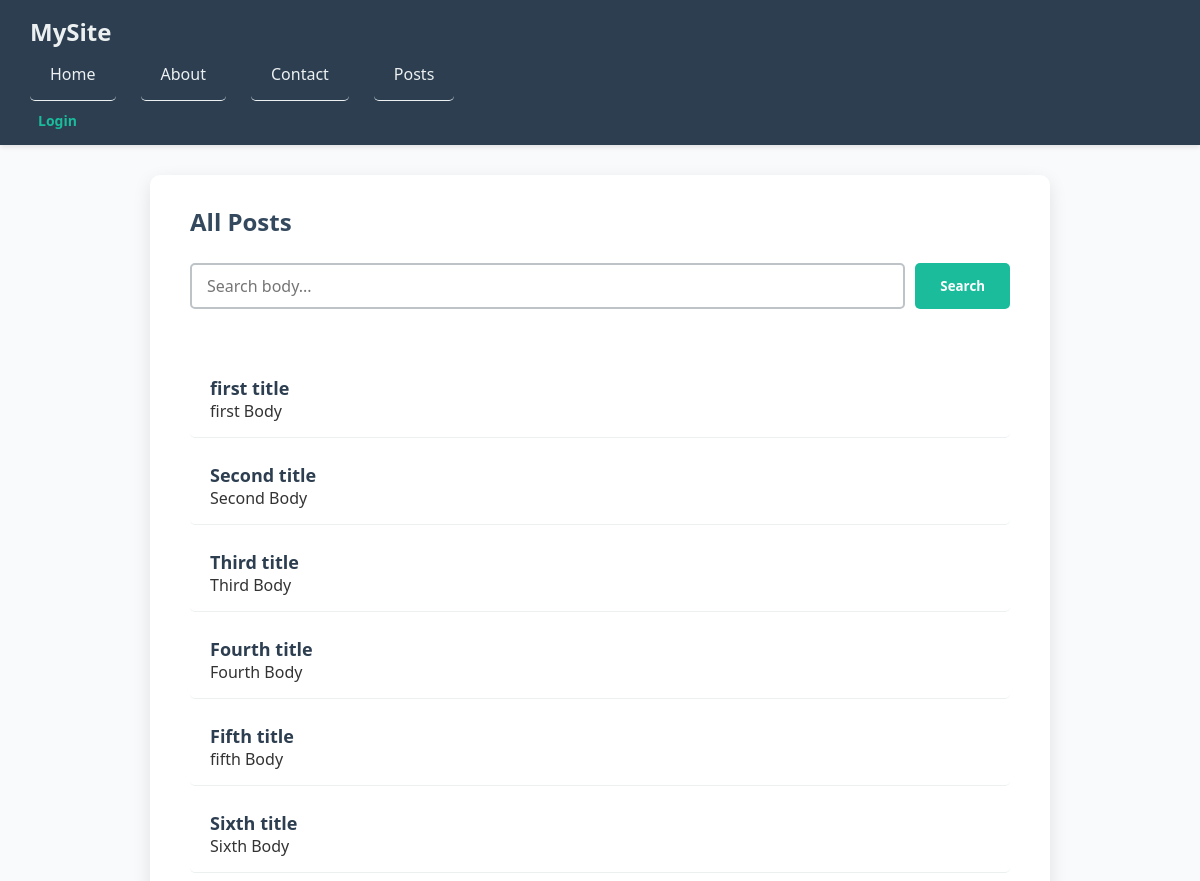
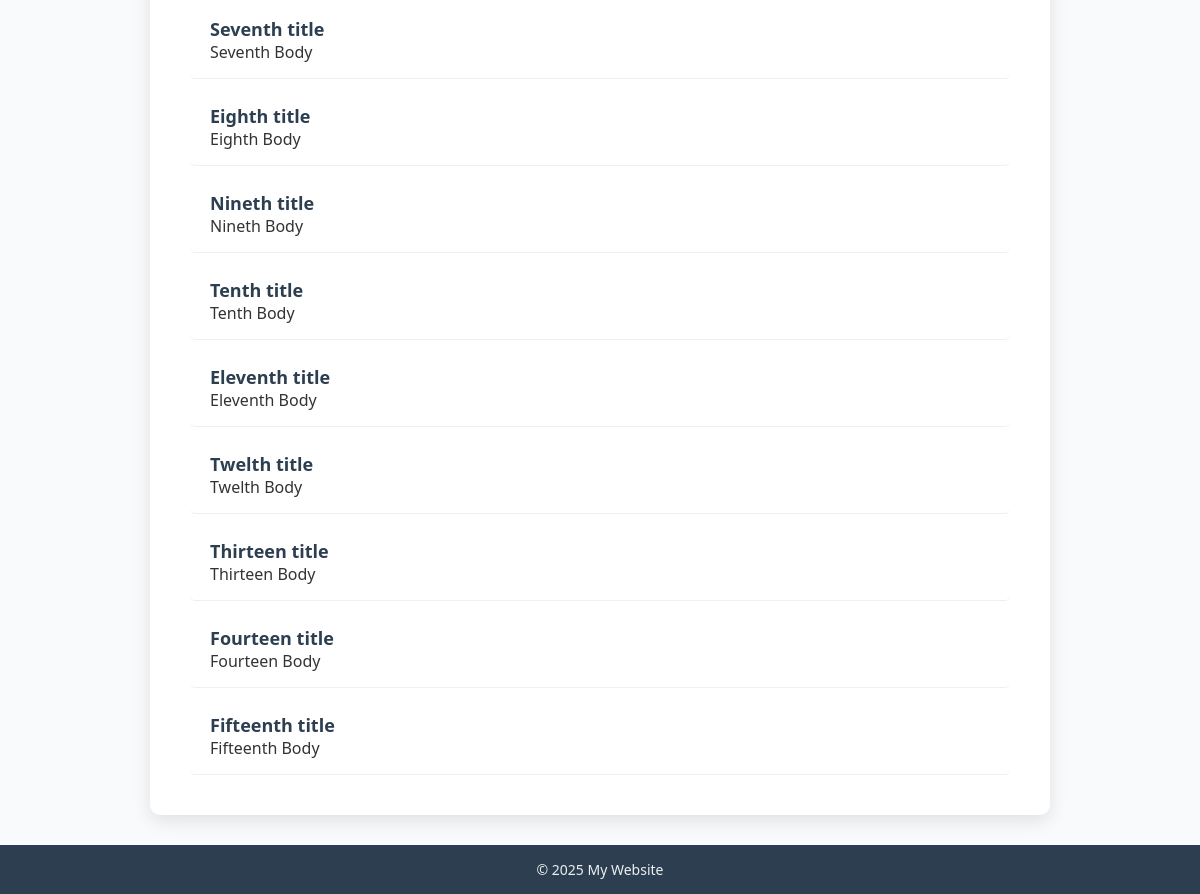
Page /post/ on the committed database (2 pictures, top to bottom).
### post/models.py (models this page shows, shortened)
class Post(models.Model):
    title = models.CharField(max_length=120, null=False, blank=False)
    body = models.TextField(null=False, blank=False)
    author = models.ForeignKey(User, null=False, blank=False, on_delete=models.DO_NOTHING)
    pass

### post/views.py (the view)
# urls.py: path('post/', list_post, name="list-post"),
def list_post(request):
    posts = Post.objects.all()
    return render(
        request,
        'post/list.html',
        context={
            "posts": posts,
        }
    )

### post/templates/post/list.html (shortened to what this page needs)
{% extends "post/base.html" %}
{% block content %}
<h2>All Posts</h2>
<form method="get">
  <input type="text" name="search" placeholder="Search body..." value="{{ request.GET.search }}">
  <button type="submit">Search</button>
</form>
<br>
{% if posts %}
  <ul>
    {% for post in posts %}
      <li>
        <strong>{{ post.title }}</strong><br>
        {{ post.body|truncatewords:20 }}
      </li>
    {% endfor %}
  </ul>
{% else %}
  <p>No posts found.</p>
{% endif %}
{% endblock %}

### authentication/static/css/style.css (style rules this page uses)
* { box-sizing: border-box; margin: 0; padding: 0; font-family: 'Segoe UI', Tahoma, Geneva, Verdana, sans-serif; }
body { background: #f9fafb; color: #333; min-height: 100vh; display: flex; flex-direction: column; }
h2 { margin-bottom: 25px; color: #34495e; font-weight: 700; }
form { display: flex; gap: 10px; margin-bottom: 30px; }
form input[type="text"] { flex-grow: 1; padding: 10px 15px; border: 2px solid #bdc3c7; border-radius: 5px; font-size: 16px; transition: border-color 0.3s ease; }
form button { background-color: #1abc9c; border: none; padding: 10px 25px; color: white; font-weight: 600; border-radius: 5px; cursor: pointer; transition: background-color 0.3s ease; }
ul { list-style: none; }
ul li { padding: 15px 20px; border-bottom: 1px solid #ecf0f1; transition: background-color 0.3s ease; border-radius: 5px; margin-bottom: 10px; }
ul li strong { font-size: 18px; color: #2c3e50; }

### rows in the picture
Post: title "first title", body "first Body"
Post: title "Second title", body "Second Body"
Post: title "Third title", body "Third Body"
Post: title "Fourth title", body "Fourth Body"
Post: title "Fifth title", body "fifth Body"
Post: title "Sixth title", body "Sixth Body"
Post: title "Seventh title", body "Seventh Body"
Post: title "Eighth title", body "Eighth Body"
Post: title "Nineth title", body "Nineth Body"
Post: title "Tenth title", body "Tenth Body"
Post: title "Eleventh title", body "Eleventh Body"
Post: title "Twelth title", body "Twelth Body"
Post: title "Thirteen title", body "Thirteen Body"
Post: title "Fourteen title", body "Fourteen Body"
Post: title "Fifteenth title", body "Fifteenth Body"
